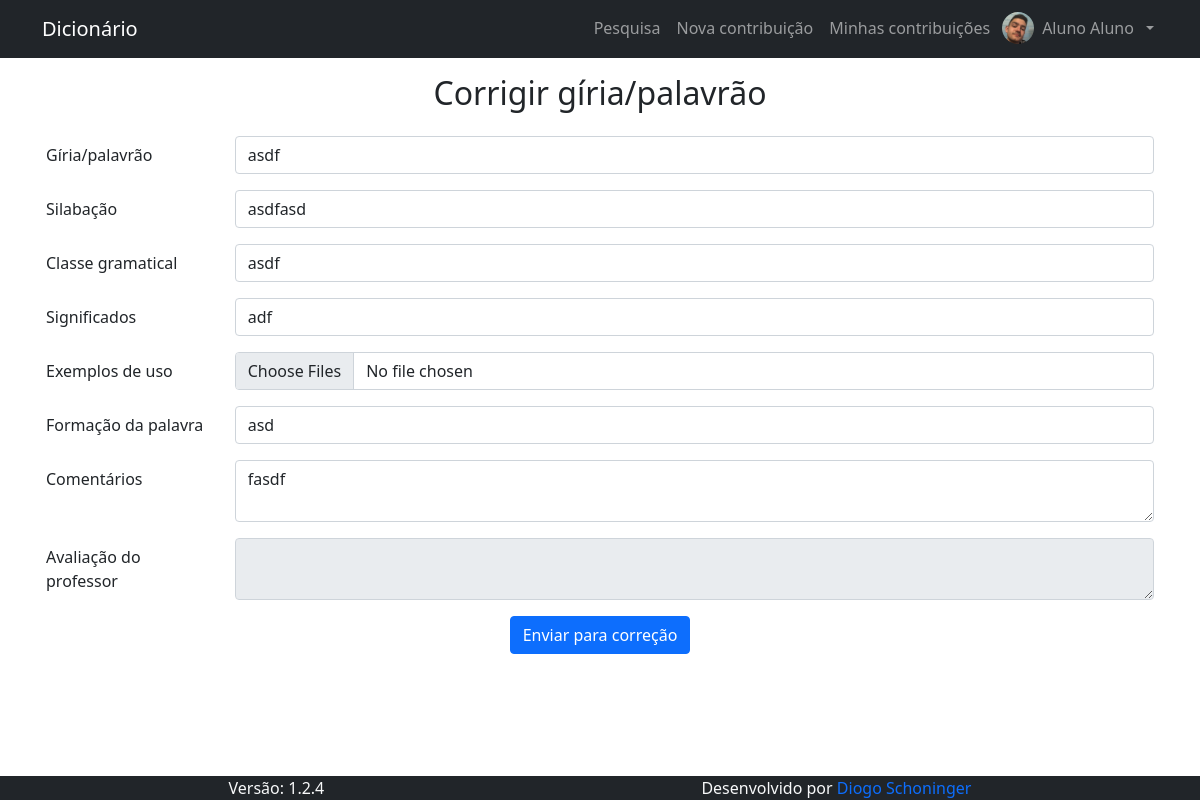
The app's page /pages/contribuicoes/corrigir_contribuicao.php?id_contribuicao=7 (signed in) with its own data.
### tables this page shows
CREATE TABLE IF NOT EXISTS `contribuicao` (
  `id_contribuicao` int(11) NOT NULL AUTO_INCREMENT,
  `contribuicao` text NOT NULL,
  `silabacao` text NOT NULL,
  `classe_gramatical` text NOT NULL,
  `significados` text NOT NULL,
  `formacao` text NOT NULL,
  `comentarios` text DEFAULT NULL,
  `id_autor` int(11) NOT NULL,
  `exemplos` text NOT NULL,
  `situacao` text NOT NULL,
  `comentarios_avaliador` text NOT NULL,
  PRIMARY KEY (`id_contribuicao`)
);

### pages/contribuicoes/corrigir_contribuicao.php (the view, shortened to what this page needs)
<?php
  $conn = open_db();
  $id_contribuicao = mysqli_real_escape_string( $conn, $_GET["id_contribuicao"] );
  $result = $conn->query("SELECT * FROM contribuicao WHERE id_contribuicao = $id_contribuicao AND id_autor = " . $_SESSION["id_usuario"]);
  $contribuicao = $result->fetch_object();
?>
<h1 class="fs-2 text-center">Corrigir gíria/palavrão</h1>
<form action="" method="post" class="container" enctype="multipart/form-data">
  <div class="row mb-3">
    <label class="col-form-label col-2">Gíria/palavrão</label>
    <div class="col-10">
      <input class="form-control" name="contribuicao" required value="<?php if (isset($_POST)) echo $contribuicao->contribuicao ?>" >
    </div>
  </div>
  <div class="row mb-3">
    <label class="col-form-label col-2">Silabação</label>
    <div class="col-10">
      <input class="form-control" name="silabacao" required value="<?php if (isset($_POST)) echo $contribuicao->silabacao ?>" >
    </div>
  </div>
  <div class="row mb-3">
    <label class="col-form-label col-2">Classe gramatical</label>
    <div class="col-10">
      <input class="form-control" name="classe_gramatical" required value="<?php if (isset($_POST)) echo $contribuicao->classe_gramatical ?>" >
    </div>
  </div>
  <div class="row mb-3">
    <label class="col-form-label col-2">Significados</label>
    <div class="col-10">
      <input class="form-control" name="significados" required value="<?php if (isset($_POST)) echo $contribuicao->significados ?>" >
    </div>
  </div>
  <div class="row mb-3">
    <label class="col-form-label col-2">Exemplos de uso</label>
    <div class="col-10">
      <input class="form-control" type="file" multiple name="exemplos[]" required>
    </div>
  </div>
  <div class="row mb-3">
    <label class="col-form-label col-2">Formação da palavra</label>
    <div class="col-10">
      <input class="form-control" name="formacao" required value="<?php if (isset($_POST)) echo $contribuicao->formacao ?>" >
    </div>
  </div>
  <div class="row mb-3">
    <label class="col-form-label col-2">Comentários</label>
    <div class="col-10">
      <textarea class="form-control" name="comentarios"><?php if (isset($_POST)) echo $contribuicao->comentarios ?></textarea>
    </div>
  </div>
  <div class="row mb-3">
    <label class="col-form-label col-2">Avaliação do professor</label>
    <div class="col-10">
      <textarea class="form-control" disabled readonly><?php if (isset($_POST)) echo $contribuicao->comentarios_avaliador ?></textarea>
    </div>
  </div>
  <div class="row justify-content-center">
    <button type="submit" class="btn btn-primary w-auto">Enviar para correção</button>
  </div>
</form>

### records on screen
contribuicao: contribuicao "asdf", silabacao "asdfasd", classe_gramatical "asdf", significados "adf", formacao "asd", comentarios "fasdf"

### other values on screen
$nome_usuario[0] "Aluno"
$nome_usuario[$last_name -1] "Aluno"
VERSION "1.2.4"
